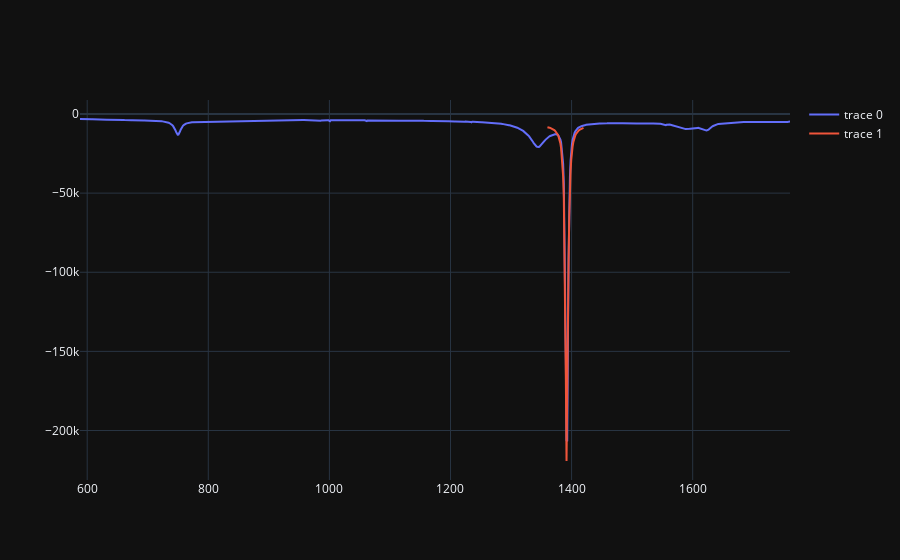

Source (notebook cell):
### Code cell
map_a.draw_curve(lorentz, (1392, 2.5, -17 * 10**5, -7000), 1360, 1420, base_vector = 0)
